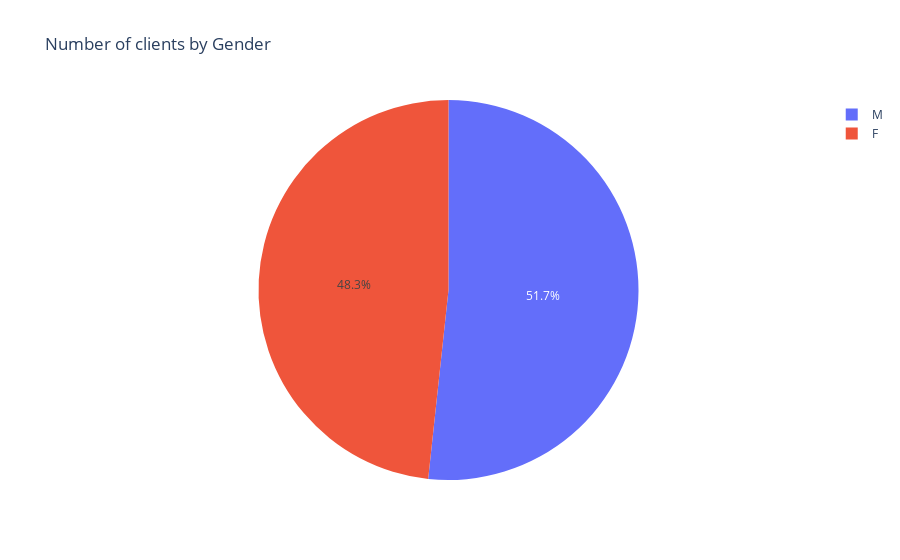

Notebook source saved alongside this figure:
### Code cell
#Clients by gender
fig = px.pie(base_table, values='client_id', names='gender', title='Number of clients by Gender')
fig.show()

### Figure 1 — Plotly figure (JSON) as saved in the notebook; plotly's stock layout.template omitted (floating-point values rounded to 4 significant figures; data arrays with more than 128 entries replaced by an {"elided": "..."} marker saying what was removed)
{"data": [{"domain": {"x": [0, 1], "y": [0, 1]}, "hovertemplate": "gender=%{label}<br>client_id=%{value}<extra></extra>", "labels": {"elided": "2239 str values"}, "legendgroup": "", "name": "", "showlegend": true, "type": "pie", "values": {"elided": "2239 int values"}}], "layout": {"legend": {"tracegroupgap": 0}, "title": {"text": "Number of clients by Gender"}}}
